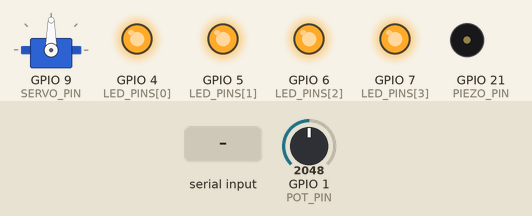
This sketch was run on a simulated ESP32. Shown: servo, output pins drawn as LEDs (lit = HIGH), buzzer (waves = sounding). The inputs (shaded band) are chosen by the test bench; at power-on: GPIO 1 (POT_PIN) = 2048.

Above: at 1.2 s.
1.3 s: "BATTLE\n" received over Serial
At 1.75 s:
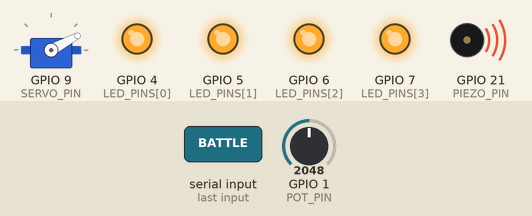
4.3 s: GPIO 1 (POT_PIN) set to 491
At 4.45 s:
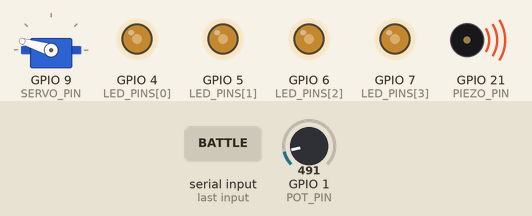
7.3 s: "SERVO\n" received over Serial
At 7.46 s:
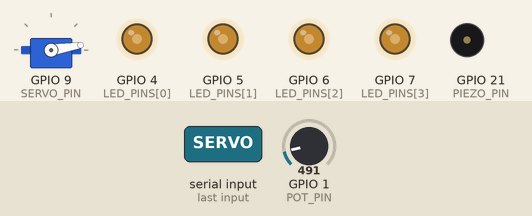
10.3 s: GPIO 1 (POT_PIN) set to 140
At 10.47 s:
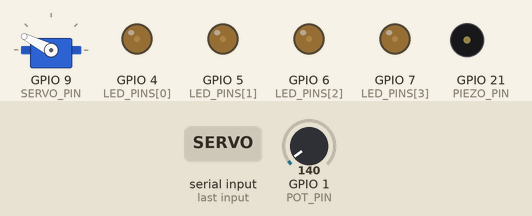
13.3 s: GPIO 1 (POT_PIN) set to 0
At 14.4 s:
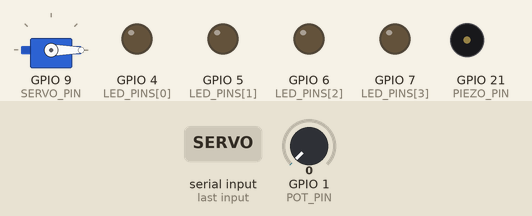
14.8 s: "90,45\n" received over Serial
At 15.6 s:
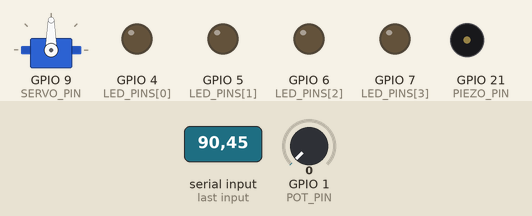
Timing chart, 0 to 17.3 s (numbered marks = the images above; inputs shaded):
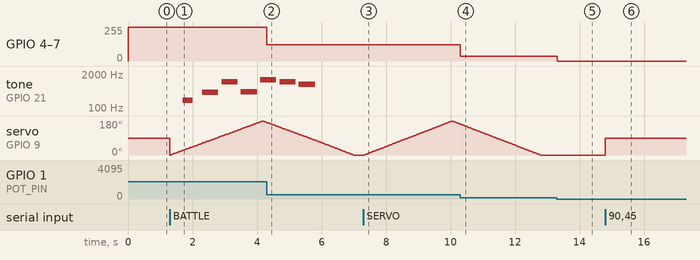

Measured:
- after the input at 1.3 s, tone on GPIO 21 (PIEZO_PIN): plays 200 Hz for 0.30 s, 400 Hz for 0.50 s, 1000 Hz for 0.50 s, 420 Hz for 0.50 s, 1200 Hz for 0.20 s, starting after 0.40 s
- after the input at 4.3 s, GPIO 4 (LED_PINS[0]), GPIO 5 (LED_PINS[1]), GPIO 6 (LED_PINS[2]), GPIO 7 (LED_PINS[3]): 255/255 → 122/255 at once
- after the input at 7.3 s, servo on GPIO 9 (SERVO_PIN): rises from 0° to 179° in 2.7 s, then falls to 165° in 0.24 s
- after the input at 10.3 s, GPIO 4 (LED_PINS[0]), GPIO 5 (LED_PINS[1]), GPIO 6 (LED_PINS[2]), GPIO 7 (LED_PINS[3]): 122/255 → 34/255 at once
- after the input at 13.3 s, GPIO 4 (LED_PINS[0]), GPIO 5 (LED_PINS[1]), GPIO 6 (LED_PINS[2]), GPIO 7 (LED_PINS[3]): 34/255 → 0/255 at once
- after the input at 14.8 s, servo on GPIO 9 (SERVO_PIN): 0° → 90° at once

The sketch:

fonalproject-actionfiguredisplay.ino
```cpp
#include <ESP32Servo.h>

Servo myServo;

const int SERVO_PIN = 9;
const int POT_PIN = 1;
const int PIEZO_PIN = 21;
const int LED_PINS[] = {4, 5, 6, 7};

int angle = 0;
int direction = 1;
bool moveServo = false;
unsigned long lastMoveTime = 0;

String serialInput = "";
bool inputComplete = false;

struct Note {
  int freq;
  int duration;
};

Note theme[] = {
  {200, 300}, {400, 500}, {1000, 500},
  {420, 500}, {1200, 500}, {1000, 500},
  {800, 500}, {420, 500}
};

int noteIndex = 0;
bool playTheme = false;
unsigned long noteStart = 0;

void setup() {
  myServo.attach(SERVO_PIN);
  Serial.begin(115200);

  for (int i = 0; i < 4; i++) {
    pinMode(LED_PINS[i], OUTPUT);
  }

  pinMode(PIEZO_PIN, OUTPUT);
}

void loop() {
  int brightness = map(analogRead(POT_PIN), 0, 1023, 0, 255);
  for (int i = 0; i < 4; i++) {
    analogWrite(LED_PINS[i], brightness);
  }

  if (inputComplete) {
    if (serialInput == "BATTLE") {
      playTheme = true;
      noteIndex = 0;
      noteStart = millis();
      moveServo = true;
      angle = 0;
      direction = 1;
      myServo.write(angle);
      lastMoveTime = millis();
    } else if (serialInput == "SERVO") {
      moveServo = true;
      angle = 0;
      direction = 1;
      myServo.write(angle);
      lastMoveTime = millis();
    } else {
      int inputAngle = serialInput.toInt();
      if (inputAngle >= 0 && inputAngle <= 180) {
        myServo.write(inputAngle);
      }
    }
    serialInput = "";
    inputComplete = false;
  }

  if (playTheme && noteIndex < 8) {
    if (millis() - noteStart >= theme[noteIndex].duration + 100) {
      tone(PIEZO_PIN, theme[noteIndex].freq, theme[noteIndex].duration);
      noteStart = millis();
      noteIndex++;
    }
  } else if (playTheme && noteIndex >= 8) {
    playTheme = false;
    noTone(PIEZO_PIN);
  }

  if (moveServo && millis() - lastMoveTime >= 15) {
    angle += direction;
    myServo.write(angle);
    lastMoveTime = millis();

    if (angle >= 180 || angle <= 0) {
      direction = -direction;
      if (angle <= 0) moveServo = false;
    }
  }
}

void serialEvent() {
  while (Serial.available()) {
    char c = Serial.read();
    if (c == '\n') {
      inputComplete = true;
    } else {
      serialInput += c;
    }
  }
}
```
